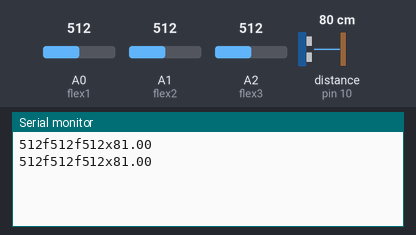
A sketch run on a simulated Arduino Uno, built with avr-gcc and run on an emulated ATmega328P. Parts: the last lines printed to the serial monitor. The test bench sets the inputs (shaded band); at power-on: distance to the obstacle (sensor on pin 10) 80 cm, A0 (flex1) = 512, A1 (flex2) = 512, A2 (flex3) = 512. The echo pulse lasts 58.3 µs per cm.

Above: at 1.7 s.
1.8 s: distance to the obstacle (sensor on pin 10) set to 2 cm
At 2.2 s:
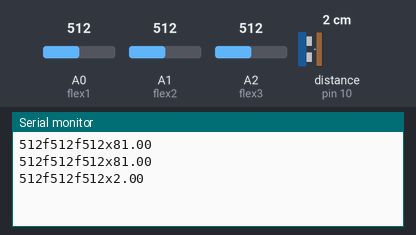
3.3 s: A0 (flex1) set to 716
At 4.4 s:
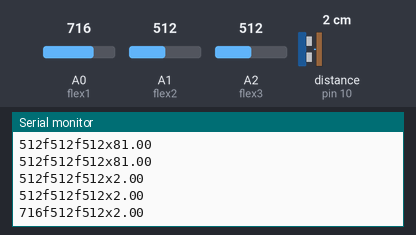
4.8 s: A1 (flex2) set to 716
At 6.1 s:
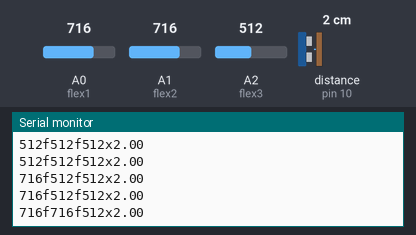
6.3 s: A2 (flex3) set to 716
At 7.1 s:
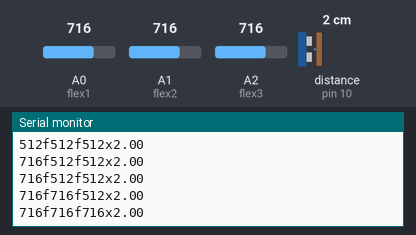
7.8 s: distance to the obstacle (sensor on pin 10) set to 4 cm
At 8.8 s:
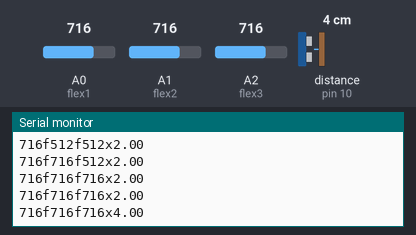
9.3 s: A0 (flex1) set to 992
At 10.3 s:
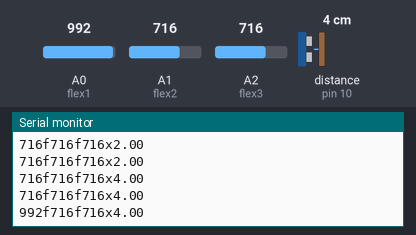
Timing chart, 0 to 11.8 s (numbered marks = the images above; inputs shaded):
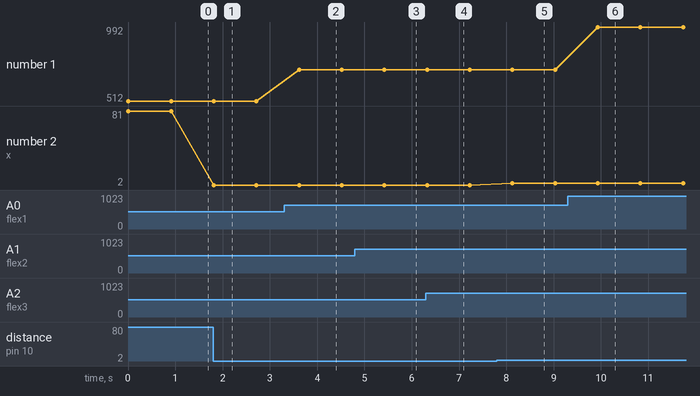

Measured:
- after the input at 1.8 s, the serial monitor: prints a new line at once (image 1)
- after the input at 3.3 s, the serial monitor: prints a new line after 0.32 s (image 2)
- after the input at 4.8 s, the serial monitor: prints a new line after 0.62 s (image 3)
- after the input at 6.3 s, the serial monitor: prints a new line at once (image 4)
- after the input at 7.8 s, the serial monitor: prints a new line after 0.33 s (image 5)
- after the input at 9.3 s, the serial monitor: prints a new line after 0.63 s (image 6)
- plotted number 1: 512 → 716 after the input at 3.3 s, 716 → 992 after the input at 9.3 s
- plotted number 2: 81 → 2 after the input at 1.8 s, 2 → 4 after the input at 7.8 s

The sketch:

Vadati.ino
```cpp
#include "NewPing.h"
#define TRIGGER_PIN 9
#define ECHO_PIN 10
int flex1 = A0; // flex sensor is connected with analog pin A0
int flex2=A1;
int flex3=A2;
int data1 = 0;
int data2=0;
int data3=0;
//int trigPin=9;
//int echoPin=10;
NewPing sonar(TRIGGER_PIN, ECHO_PIN, 1500);
float duration, distance;

void setup()
{
  Serial.begin(9600);
  pinMode(flex1, INPUT);
  pinMode(flex2, INPUT);
  pinMode(flex3, INPUT);


}

void loop()
{


  distance = sonar.ping_cm();

  data1 = analogRead(flex1);
  data2=analogRead(flex2);
  data3=analogRead(flex3);
  Serial.print(data1);
  Serial.print("f");
  Serial.print(data2);
  Serial.print("f");
  Serial.print(data3);
  Serial.print("x");
  Serial.print(distance);
  Serial.println();


  delay(900);
}
```
